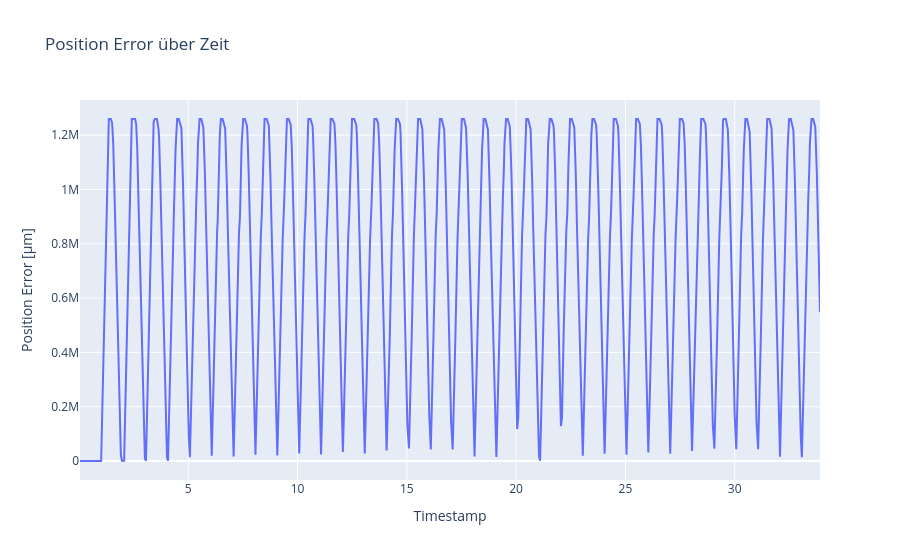

Notebook code cell kept with this figure:
### Markdown cell above
Plot distance error

### Code cell
act_j, com_j, timestamps = get_arrays()
pos_err, rpy_act, rpy_com = get_errors(act_j, com_j)

# 1) DataFrame anlegen
df = pd.DataFrame({
    'timestamp': timestamps,
    'error_um': pos_err
})

# 2) Interaktiven Linienplot
fig = px.line(
    df,
    x='timestamp',
    y='error_um',
    title="Position Error über Zeit",
    labels={
        'timestamp': 'Timestamp',
        'error_um': 'Position Error [µm]'
    }
)

# 3) Achsen-Datumsformat nach Wunsch
fig.update_xaxes(
    tickformat="%H:%M:%S\n%d-%m-%Y",
    # rangeslider_visible=True     # kleiner Slider unten für grobes Zoomen
)

fig.show()

### Figure 1 — Plotly figure (JSON) as saved in the notebook; plotly's stock layout.template omitted (floating-point values rounded to 4 significant figures; data arrays with more than 128 entries replaced by an {"elided": "..."} marker saying what was removed)
{"data": [{"hovertemplate": "Timestamp=%{x}<br>Position Error [µm]=%{y}<extra></extra>", "legendgroup": "", "line": {"color": "#636efa", "dash": "solid"}, "marker": {"symbol": "circle"}, "mode": "lines", "name": "", "orientation": "v", "showlegend": false, "type": "scatter", "x": {"elided": "643 float values"}, "xaxis": "x", "y": {"elided": "643 float values"}, "yaxis": "y"}], "layout": {"legend": {"tracegroupgap": 0}, "title": {"text": "Position Error über Zeit"}, "xaxis": {"anchor": "y", "domain": [0, 1], "tickformat": "%H:%M:%S\n%d-%m-%Y", "title": {"text": "Timestamp"}}, "yaxis": {"anchor": "x", "domain": [0, 1], "title": {"text": "Position Error [µm]"}}}}
